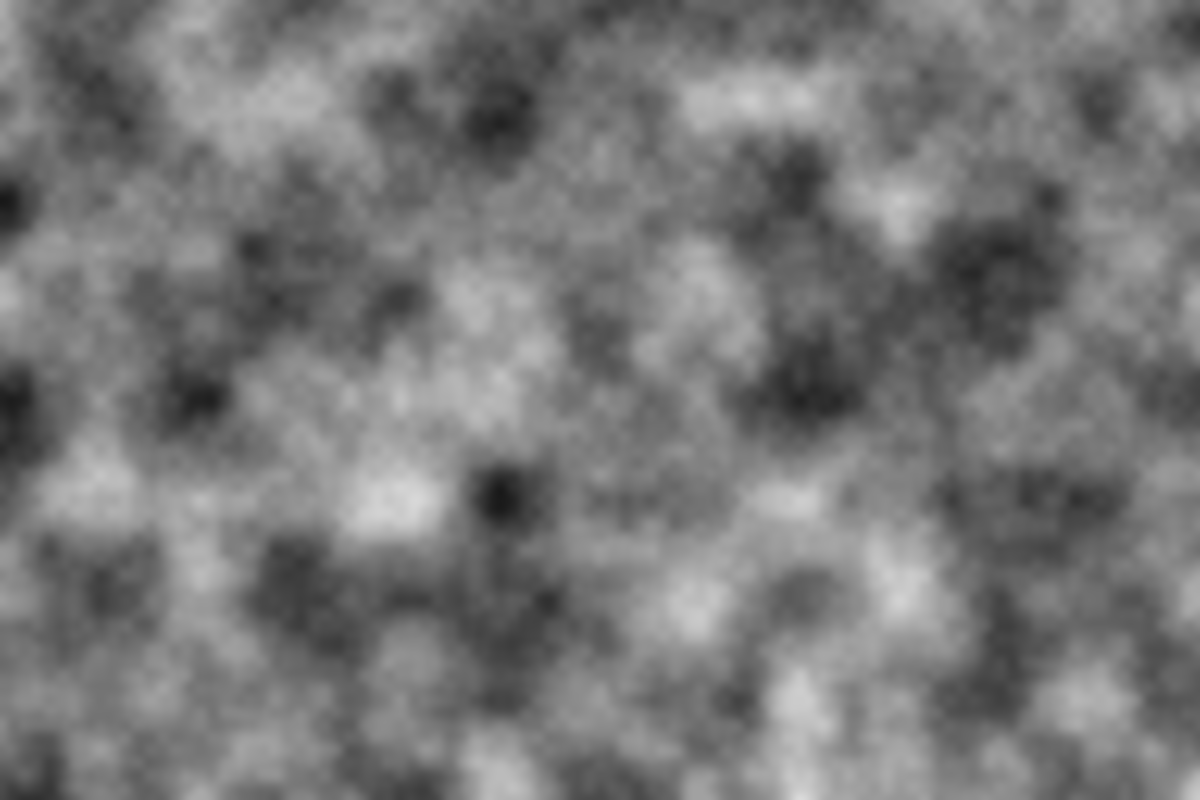
Frame 1 (no input)
Frame 2 (the mouse pressed at the canvas centre, redrawn once): identical to frame 1, image omitted

The p5.js sketch that drew this single still picture (run headless with seeded random() and noise() and a simulated clock; the mouse was pressed at the canvas centre and the sketch redrawn once):

// p5.js sketch
// ── sketch.js
// let xoff1 = 0;
// let xoff2 = 10000;
let inc = 0.01;

function setup() {
  createCanvas(1200, 800);
  pixelDensity(1);
}

function draw() {

  let yoff = 0;
  loadPixels();
  for (let y = 0; y < height; y++) {
    let xoff = 0;
    for (let x = 0; x < width; x++) {
      let index = (x + y * width) * 4;
      let r = noise(xoff, yoff) * 255;
      pixels[index + 0] = r;
      pixels[index + 1] = r;
      pixels[index + 2] = r;
      pixels[index + 3] = 255;

      xoff += inc;
    }
    yoff += inc;

  }
  updatePixels();
  noLoop();

}
